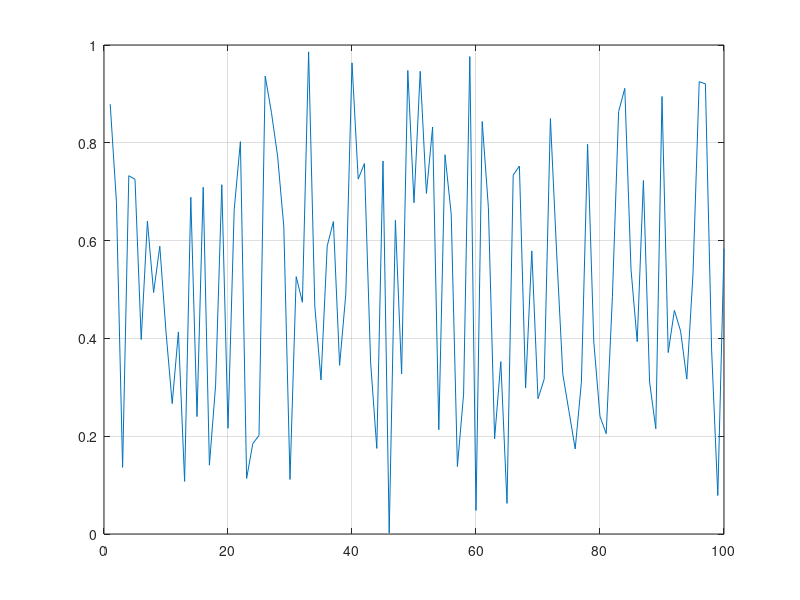

MATLAB code to generate this figure:
function result = test_grid_001
result = false;
a = figure;
plot(rand(1,100));
grid('on');
drawnow;
close(a);
result = true;
